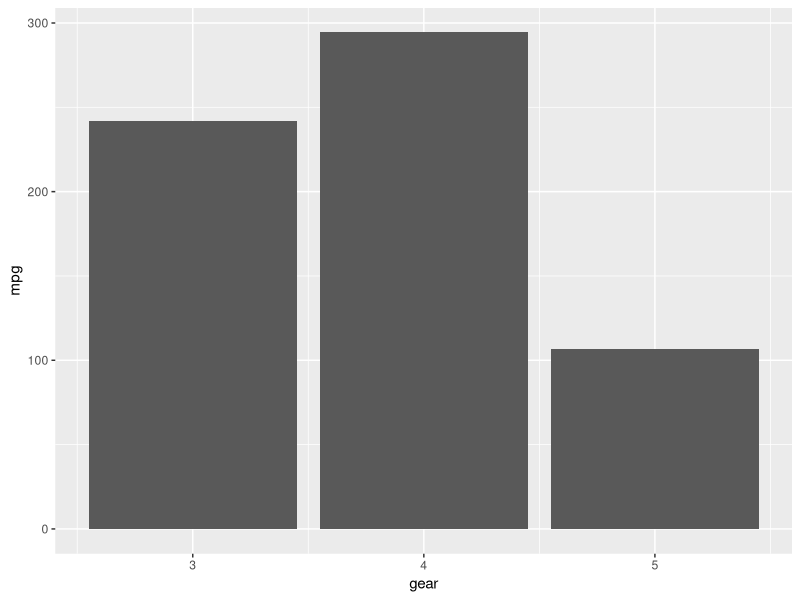
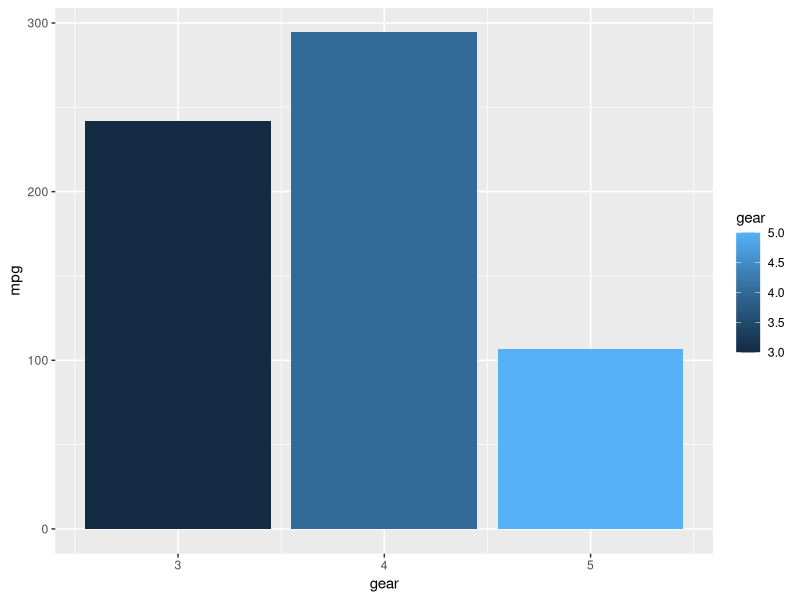
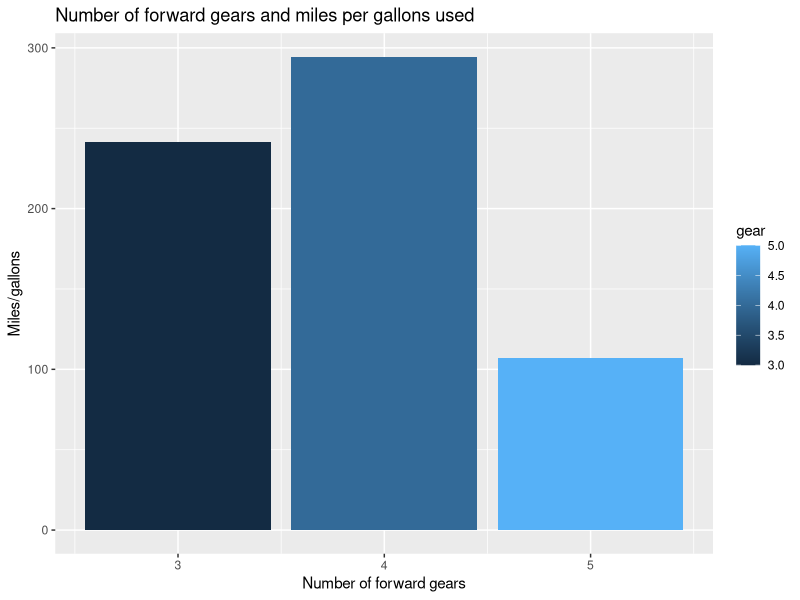
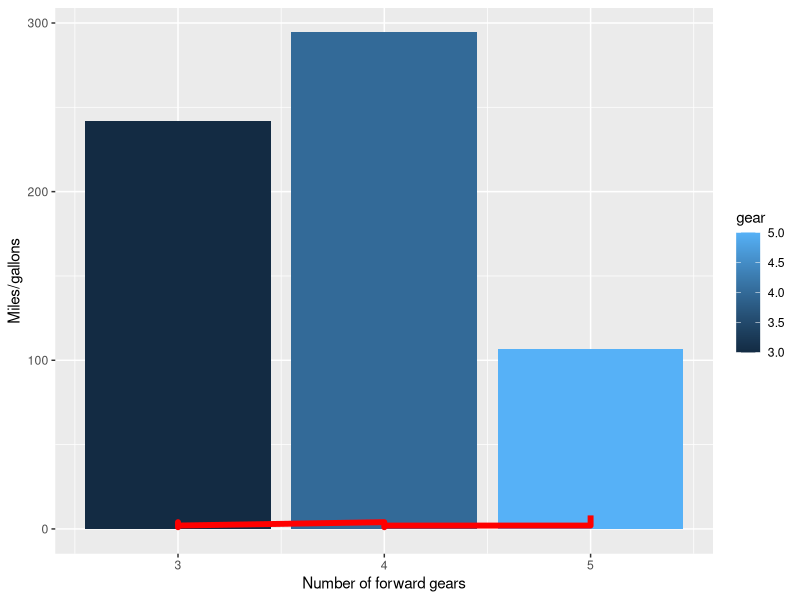
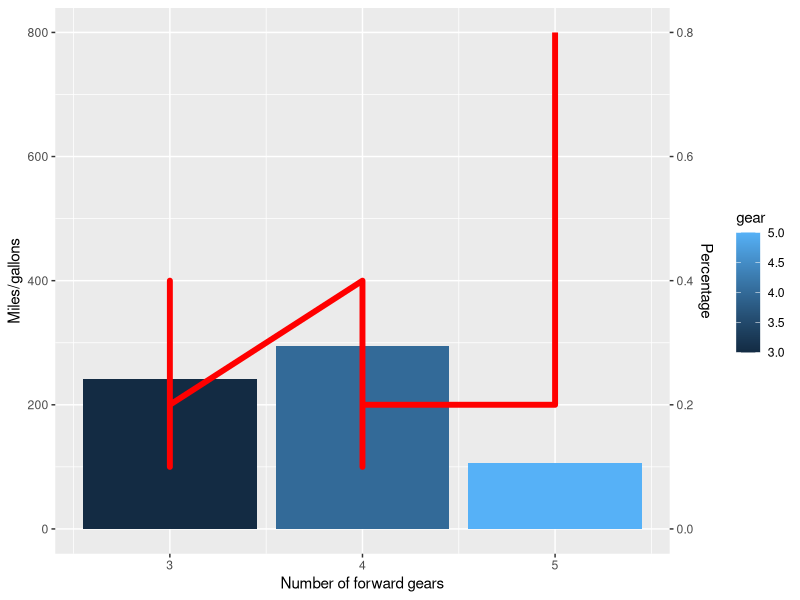

Write the R code that produced these figures, in order.
## ---- chunk 1
knitr::opts_chunk$set(echo = TRUE)
## ---- chunk 2
# call in mtcars
data("mtcars")
str(mtcars)
head(mtcars)
names(mtcars)

library(ggplot2)

ggplot(mtcars, aes(x=gear, y= mpg)) +
  geom_bar(stat="identity")

# I want to get each bar colored differently
ggplot(mtcars, aes(x=gear, y= mpg, fill=gear)) +
  geom_bar(stat="identity")

# Time to add title and axis labels 
ggplot(mtcars, aes(x=gear, y= mpg, fill=gear)) +
  geom_bar(stat="identity") +
  labs(title = "Number of forward gears and miles per gallons used",
       x = "Number of forward gears",
       y = "Miles/gallons")

# let's add a line to the bars
ggplot(mtcars) +
  geom_col(aes(x=gear, y= mpg, fill = gear)) +
  geom_line(aes(x= gear, y= carb), stat = "identity",
            color = "red", size = 2)+
  labs(title = NULL,
       x = "Number of forward gears",
       y = "Miles/gallons")

# lets do some scaling to transform the line
ggplot(mtcars) +
  geom_col(aes(x=gear, y= mpg, fill = gear)) +
  geom_line(aes(x= gear, y= carb*100), stat = "identity",
            color = "red", size = 2)+
  labs(title = NULL,
       x = "Number of forward gears",
       y = "Miles/gallons")+
scale_y_continuous(sec.axis = sec_axis(~.*0.001, name = "Percentage"))# use y-continuous since we are dealing with a secondary y-axis
